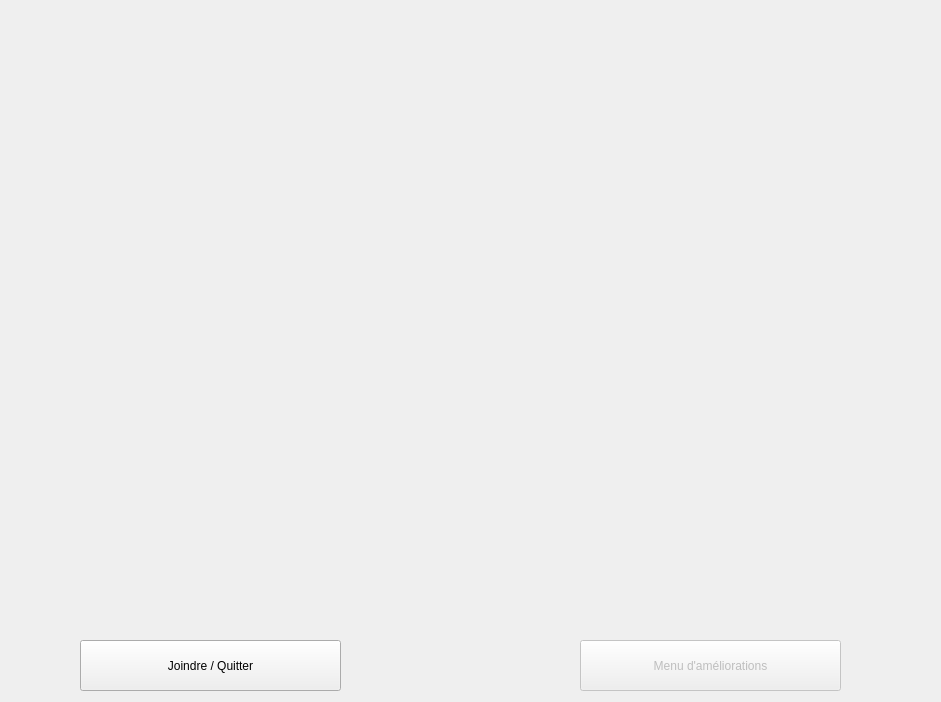
<?xml version="1.0" encoding="UTF-8"?>
<ui version="4.0">
 <class>PixelATRClientWindow</class>
 <widget class="QMainWindow" name="PixelATRClientWindow">
  <property name="geometry">
   <rect>
    <x>0</x>
    <y>0</y>
    <width>941</width>
    <height>702</height>
   </rect>
  </property>
  <property name="sizePolicy">
   <sizepolicy hsizetype="Fixed" vsizetype="Fixed">
    <horstretch>0</horstretch>
    <verstretch>0</verstretch>
   </sizepolicy>
  </property>
  <property name="mouseTracking">
   <bool>true</bool>
  </property>
  <property name="windowTitle">
   <string>PixelATRClientWindow</string>
  </property>
  <widget class="QWidget" name="centralWidget">
   <widget class="QFrame" name="frameCommandes">
    <property name="geometry">
     <rect>
      <x>0</x>
      <y>630</y>
      <width>941</width>
      <height>71</height>
     </rect>
    </property>
    <property name="autoFillBackground">
     <bool>false</bool>
    </property>
    <property name="frameShape">
     <enum>QFrame::NoFrame</enum>
    </property>
    <property name="frameShadow">
     <enum>QFrame::Raised</enum>
    </property>
    <widget class="QPushButton" name="btnJoindreQuitter">
     <property name="geometry">
      <rect>
       <x>80</x>
       <y>10</y>
       <width>261</width>
       <height>51</height>
      </rect>
     </property>
     <property name="text">
      <string>Joindre / Quitter</string>
     </property>
    </widget>
    <widget class="QPushButton" name="btnAmeliorations">
     <property name="enabled">
      <bool>false</bool>
     </property>
     <property name="geometry">
      <rect>
       <x>580</x>
       <y>10</y>
       <width>261</width>
       <height>51</height>
      </rect>
     </property>
     <property name="text">
      <string>Menu d'améliorations</string>
     </property>
    </widget>
   </widget>
  </widget>
 </widget>
 <layoutdefault spacing="6" margin="11"/>
 <resources/>
 <connections/>
</ui>
